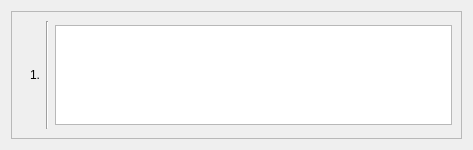
<?xml version="1.0" encoding="UTF-8"?>
<ui version="4.0">
 <class>Form</class>
 <widget class="QWidget" name="Form">
  <property name="geometry">
   <rect>
    <x>0</x>
    <y>0</y>
    <width>473</width>
    <height>150</height>
   </rect>
  </property>
  <property name="minimumSize">
   <size>
    <width>0</width>
    <height>50</height>
   </size>
  </property>
  <property name="windowTitle">
   <string>Form</string>
  </property>
  <layout class="QHBoxLayout" name="horizontalLayout_2">
   <item>
    <widget class="QFrame" name="frame_2">
     <property name="sizePolicy">
      <sizepolicy hsizetype="MinimumExpanding" vsizetype="Preferred">
       <horstretch>0</horstretch>
       <verstretch>0</verstretch>
      </sizepolicy>
     </property>
     <property name="minimumSize">
      <size>
       <width>0</width>
       <height>50</height>
      </size>
     </property>
     <property name="autoFillBackground">
      <bool>true</bool>
     </property>
     <property name="frameShape">
      <enum>QFrame::StyledPanel</enum>
     </property>
     <layout class="QHBoxLayout" name="horizontalLayout">
      <item>
       <widget class="Line" name="line_3">
        <property name="lineWidth">
         <number>0</number>
        </property>
        <property name="orientation">
         <enum>Qt::Vertical</enum>
        </property>
       </widget>
      </item>
      <item>
       <widget class="QLabel" name="number_index">
        <property name="sizePolicy">
         <sizepolicy hsizetype="Maximum" vsizetype="Preferred">
          <horstretch>0</horstretch>
          <verstretch>0</verstretch>
         </sizepolicy>
        </property>
        <property name="minimumSize">
         <size>
          <width>0</width>
          <height>0</height>
         </size>
        </property>
        <property name="text">
         <string>1.</string>
        </property>
        <property name="alignment">
         <set>Qt::AlignCenter</set>
        </property>
        <property name="margin">
         <number>5</number>
        </property>
       </widget>
      </item>
      <item>
       <widget class="Line" name="line">
        <property name="orientation">
         <enum>Qt::Vertical</enum>
        </property>
       </widget>
      </item>
      <item>
       <widget class="QPlainTextEdit" name="plainTextEdit">
        <property name="sizePolicy">
         <sizepolicy hsizetype="MinimumExpanding" vsizetype="Maximum">
          <horstretch>2</horstretch>
          <verstretch>0</verstretch>
         </sizepolicy>
        </property>
        <property name="minimumSize">
         <size>
          <width>0</width>
          <height>100</height>
         </size>
        </property>
        <property name="maximumSize">
         <size>
          <width>1000</width>
          <height>100</height>
         </size>
        </property>
        <property name="readOnly">
         <bool>true</bool>
        </property>
        <property name="plainText">
         <string/>
        </property>
       </widget>
      </item>
     </layout>
    </widget>
   </item>
  </layout>
 </widget>
 <resources/>
 <connections/>
</ui>
